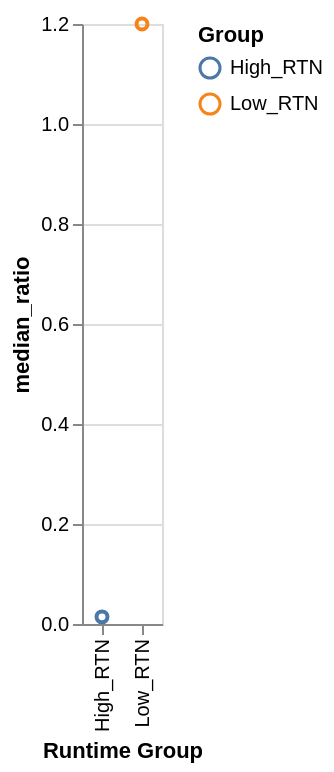

Notebook code cell kept with this figure:
### Markdown cell above
## Translated Hypothesis
H0: med{QUEUED_WAIT_SECONDS / RUNTIME_SECONDS : RUNTIME_SECONDS ≤ Q_{0.10}(RUNTIME_SECONDS)} ≤ med{QUEUED_WAIT_SECONDS / RUNTIME_SECONDS : RUNTIME_SECONDS > Q_{0.50}(RUNTIME_SECONDS)}

Ha: med{QUEUED_WAIT_SECONDS / RUNTIME_SECONDS : RUNTIME_SECONDS ≤ Q_{0.10}(RUNTIME_SECONDS)} > med{QUEUED_WAIT_SECONDS / RUNTIME_SECONDS : RUNTIME_SECONDS > Q_{0.50}(RUNTIME_SECONDS)}

### Code cell
def vega_fusion_altair_plot(data):
    import altair as alt
    alt.data_transformers.enable("vegafusion")

    # Pre-compute fields that transform_calculate would create
    df = data.copy()
    df['Group'] = df['RUNTIME_SECONDS'].apply(
        lambda x: 'Low_RTN' if x <= 21 else ('High_RTN' if x > 274 else None)
    )
    df['ratio'] = df.apply(
        lambda r: None if r['RUNTIME_SECONDS'] == 0 else r['QUEUED_WAIT_SECONDS'] / r['RUNTIME_SECONDS'],
        axis=1
    )
    df = df.dropna(subset=['Group', 'ratio'])

    layer1 = alt.Chart(df).mark_point().encode(
        x=alt.X('Group:N', axis=alt.Axis(title='Runtime Group')),
        y=alt.Y('ratio:Q', aggregate='median', axis=alt.Axis(title='median_ratio')),
        color=alt.Color('Group:N', legend=alt.Legend(title='Group'))
    )

    layer2 = alt.Chart(df).mark_bar(opacity=0.6).encode(
        x=alt.X('ratio:Q', bin=alt.Bin(maxbins=20)),
        y=alt.Y('count():Q'),
        color=alt.Color('Group:N', legend=alt.Legend(title='Group'))
    )

    return layer1 

vega_fusion_altair_plot(jobs_data)

### Figure 1 — Vega specification as saved in the notebook (floating-point values rounded to 4 significant figures)
{"$schema": "https://vega.github.io/schema/vega/v6.json", "data": [{"name": "source_0", "values": [{"Group": "High_RTN", "median_ratio": 0.01427}, {"Group": "Low_RTN", "median_ratio": 1.2}]}, {"name": "source_0_x_domain_Group", "values": [{"Group": "High_RTN"}, {"Group": "Low_RTN"}]}, {"name": "source_0_y_domain_median_ratio", "values": [{"min": 0.01427, "max": 1.2}]}, {"name": "source_0_color_domain_Group", "values": [{"Group": "High_RTN"}, {"Group": "Low_RTN"}]}], "signals": [{"name": "x_step", "value": 20}, {"name": "width", "update": "bandspace(domain('x').length, 1, 0.5) * x_step"}], "marks": [{"type": "symbol", "name": "marks", "from": {"data": "source_0"}, "encode": {"update": {"stroke": {"field": "Group", "scale": "color"}, "x": {"field": "Group", "scale": "x"}, "fill": {"value": "transparent"}, "y": {"field": "median_ratio", "scale": "y"}}}, "style": ["point"]}], "scales": [{"name": "x", "type": "point", "domain": {"data": "source_0_x_domain_Group", "field": "Group", "sort": true}, "range": {"step": {"signal": "x_step"}}, "padding": 0.5}, {"name": "y", "type": "linear", "domain": [{"signal": "(data(\"source_0_y_domain_median_ratio\")[0] || {}).min"}, {"signal": "(data(\"source_0_y_domain_median_ratio\")[0] || {}).max"}], "range": [{"signal": "height"}, 0], "zero": true, "nice": true}, {"name": "color", "type": "ordinal", "domain": {"data": "source_0_color_domain_Group", "field": "Group", "sort": true}, "range": "category"}], "axes": [{"scale": "y", "labels": false, "tickCount": {"signal": "ceil(height/40)"}, "maxExtent": 0, "domain": false, "aria": false, "minExtent": 0, "orient": "left", "gridScale": "x", "ticks": false, "zindex": 0, "grid": true}, {"scale": "x", "labelAngle": 270, "title": "Runtime Group", "labelAlign": "right", "labelBaseline": "middle", "zindex": 0, "grid": false, "orient": "bottom"}, {"scale": "y", "zindex": 0, "grid": false, "title": "median_ratio", "labelOverlap": true, "orient": "left", "tickCount": {"signal": "ceil(height/40)"}}], "padding": 5, "style": "cell", "background": "white", "height": 300, "legends": [{"title": "Group", "stroke": "color", "symbolType": "circle", "encode": {"symbols": {"update": {"fill": {"value": "transparent"}}}}}]}
